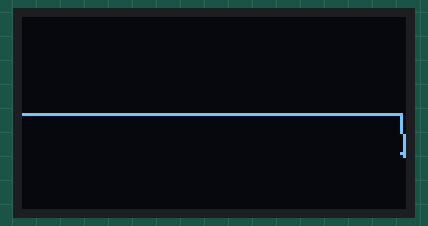
A sketch run on a simulated Arduino Uno, built with avr-gcc and run on an emulated ATmega328P. Shown: 128×64 one-colour display. Random numbers use the default seed unless the sketch sets one.

Above: at 0.12 s.
At 5.06 s:
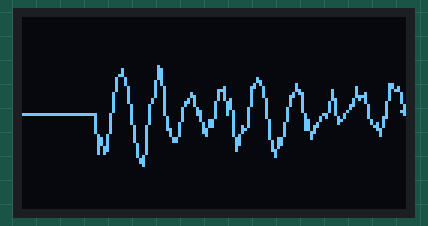
At 10.03 s:
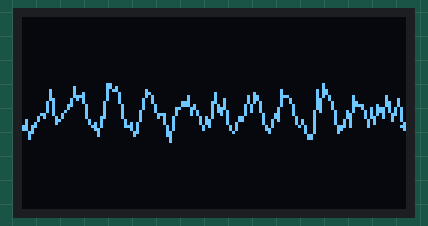
At 20.01 s:
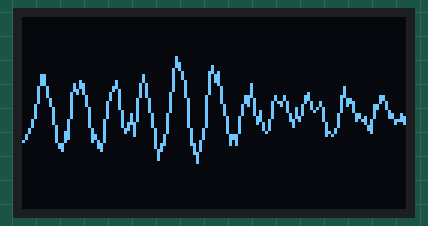
At 29.97 s:
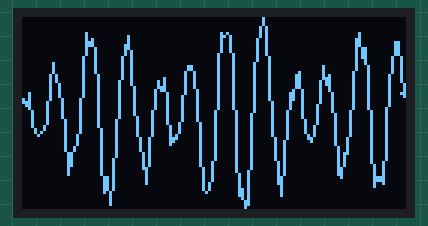
At 39.95 s:
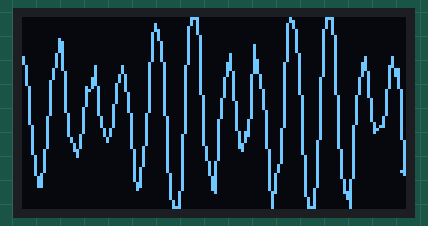

The sketch:

S2_oled.ino
```cpp
#include <Wire.h>
#include <Adafruit_GFX.h>
#include <Adafruit_SSD1306.h>
#include <math.h>

const int SCREEN_WIDTH = 128;
const int SCREEN_HEIGHT = 64;
Adafruit_SSD1306 display(SCREEN_WIDTH, SCREEN_HEIGHT, &Wire, -1);

// ===== Oscilloscope trace buffer =====
int16_t trace[SCREEN_WIDTH];

// “Audio-ish” oscillators
float ph1 = 0.0f, ph2 = 0.0f, ph3 = 0.0f;
float f1 = 0.55f, f2 = 0.13f, f3 = 0.03f;   // base phase steps (bigger = faster)

// Amplitude envelope (like loudness)
float env = 10.0f;
float envVel = 0.0f;

static inline int16_t clampi(int16_t v, int16_t lo, int16_t hi) {
  if (v < lo) return lo;
  if (v > hi) return hi;
  return v;
}

void setup() {
  Serial.begin(9600);

  if (!display.begin(SSD1306_SWITCHCAPVCC, 0x3C)) {
    Serial.println(F("SSD1306 allocation failed"));
    while (true);
  }

  randomSeed(analogRead(A0) + analogRead(A1) * 31UL);

  for (int i = 0; i < SCREEN_WIDTH; i++) trace[i] = SCREEN_HEIGHT / 2;
}

void loop() {
  // Faster refresh (more “audio” feel). Lower = faster.
  delay(10); // ~100 FPS-ish on Uno; adjust 6..15

  // Random walk on “loudness” to mimic audio dynamics
  envVel += random(-8, 9) / 50.0f;   // push it around
  envVel *= 0.90f;                  // damping
  env += envVel;
  if (env < 6) env = 6;
  if (env > 26) env = 26;

  // Slight frequency wobble (like vibrato / messy audio)
  f1 += random(-3, 4) / 2000.0f;
  f2 += random(-2, 3) / 5000.0f;
  if (f1 < 0.25f) f1 = 0.25f;
  if (f1 > 1.40f) f1 = 1.40f; // faster cap
  if (f2 < 0.05f) f2 = 0.05f;
  if (f2 > 0.35f) f2 = 0.35f;

  // Create an “audio-ish” sample:
  // - main tone (ph1)
  // - second tone (ph2) for richness
  // - slow beat (ph3) to modulate amplitude
  float beat = 0.5f + 0.5f * sinf(ph3);        // 0..1
  float sample =
      sinf(ph1) +
      0.55f * sinf(ph2 + 1.1f) +
      0.15f * sinf(ph1 * 3.0f);                // a bit of harmonic

  // Update phases (bigger steps = faster waves)
  ph1 += f1;
  ph2 += f2 * 3.2f;
  ph3 += f3; // slow beat

  // Noise for “sound”
  int noise = random(-4, 5);

  int mid = SCREEN_HEIGHT / 2;
  int16_t yNew = (int16_t)(mid + sample * env * (0.55f + 0.65f * beat) + noise);
  yNew = clampi(yNew, 0, SCREEN_HEIGHT - 1);

  // Shift trace
  for (int i = 0; i < SCREEN_WIDTH - 1; i++) trace[i] = trace[i + 1];
  trace[SCREEN_WIDTH - 1] = yNew;

  // Render (NO GRID)
  display.clearDisplay();

  // Draw waveform (connected line)
  for (int x = 1; x < SCREEN_WIDTH; x++) {
    display.drawLine(x - 1, trace[x - 1], x, trace[x], WHITE);
  }

  // Bright “playhead” dot at the newest sample
  display.fillCircle(SCREEN_WIDTH - 1, trace[SCREEN_WIDTH - 1], 1, WHITE);

  display.display();
}
```
